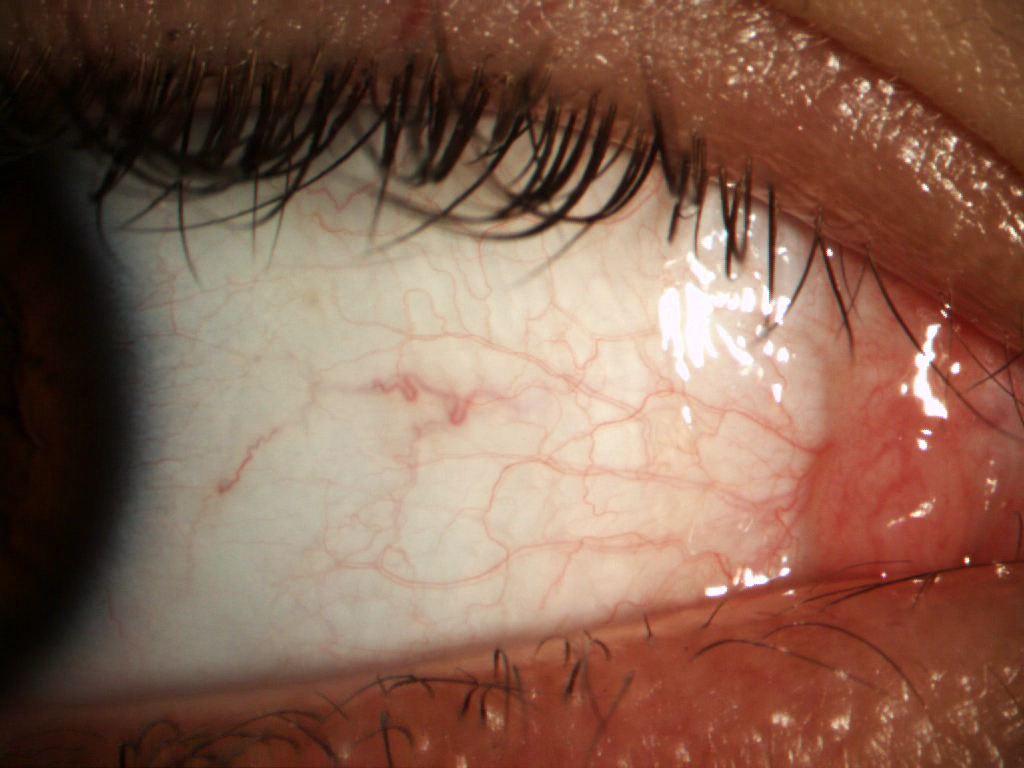
#> input picture dataset/BN_15_1.BMP, 1024 x 768 px
$ python -i enhancement.py   (imports and definitions only)
#> lines starting #> are read from the running program, lines starting #| are printed output that depends on the picture; after the words box and inside, x2 and y2 are one past the last pixel; in counts of white or black regions, pixels touching at a corner belong together
#> further down, picture is the input picture: shape (768, 1024, 3); mean B, G, R 80.6, 97.9, 133.3
import pdb
import numpy as np
import cv2

max_binary_value = 255

def power_law(im,gamma):      #descartado
    im = im.astype(float)
    min_im, max_im = np.min(im), np.max(im)
    im = (im - min_im) / (max_im - min_im)
    return (255*np.power(im,gamma)).astype(np.uint8)

def adjust_gamma(image, gamma=1.0):  #descartado
	table = np.array([((i / 255.0) ** gamma) * 255
		for i in np.arange(0, 256)]).astype("uint8")
	return cv2.LUT(image, table)

def prueba(img):  #descartado
    lab_img = cv2.cvtColor(img, cv2.COLOR_BGR2LAB)
    if np.mean(lab_img[:,:,0])<100:
        img = adjust_gamma(img,0.5)
    return(img)


def colour_constancy(img):  #descartado
    img = (255/np.max(img))*img
    return img

def histogram_eq(img):

    ycrcb_img = cv2.cvtColor(img, cv2.COLOR_BGR2YCrCb)
    ycrcb_img[:, :, 0] = cv2.equalizeHist(ycrcb_img[:, :, 0])
    equalized_img = cv2.cvtColor(ycrcb_img, cv2.COLOR_YCrCb2BGR)
    return equalized_img

def shine_removal(img):
    aux = np.ones((img.shape[0],img.shape[1]))
    lab_img = cv2.cvtColor(img, cv2.COLOR_BGR2LAB)
#> lab_img: shape (768, 1024, 3); mean of channels 0, 1, 2 111.9, 140.4, 144
    mask = cv2.threshold(lab_img[:,:,0], 240, max_binary_value, cv2.THRESH_BINARY)[1]
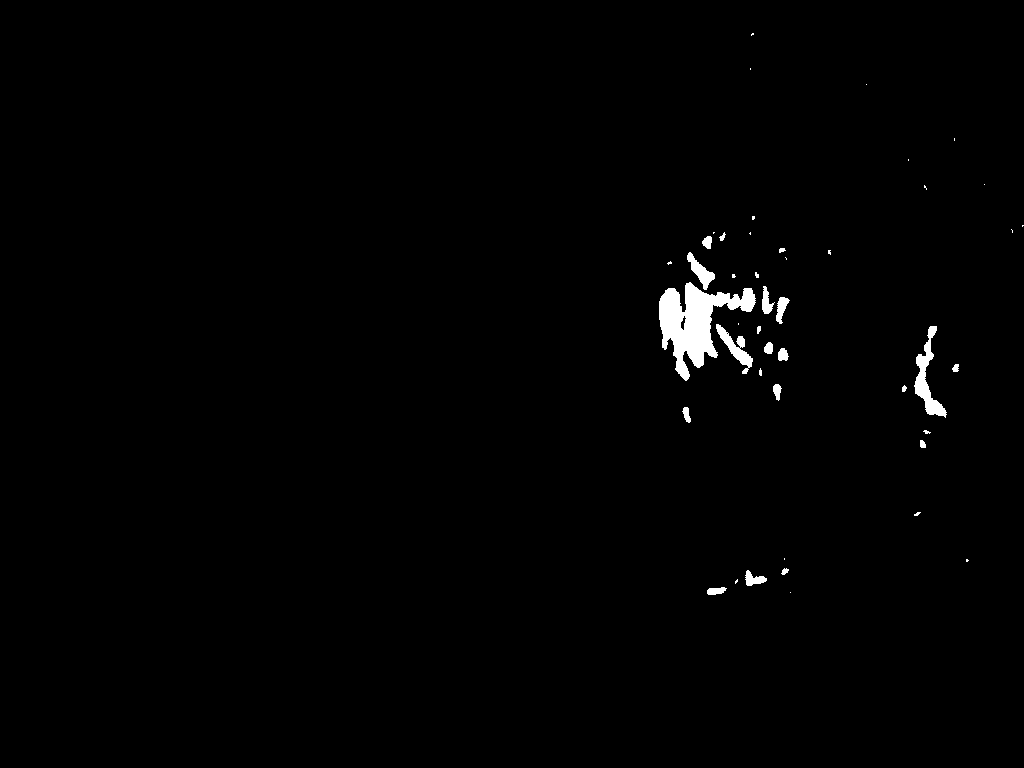
#> mask: shape (768, 1024); 0.97% white; 45 white regions (25 under 20 px), largest, box (x1, y1, x2, y2) and area: (659, 282, 756, 381) 4123, (914, 326, 947, 418) 975, (716, 324, 753, 374) 570
    mask = cv2.dilate(src=mask, kernel=np.ones((3, 3)), iterations=5)
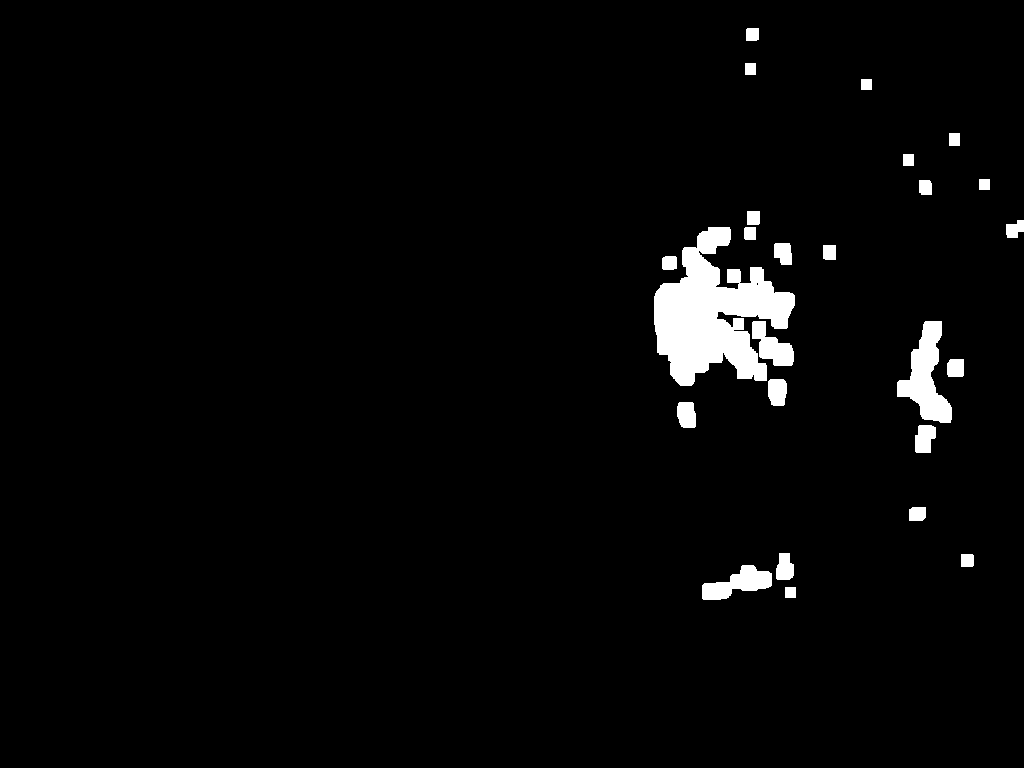
#> mask: shape (768, 1024); 2.8% white; 25 white regions, largest, box (x1, y1, x2, y2) and area: (654, 227, 795, 386) 11965, (897, 321, 952, 423) 2731, (702, 565, 772, 600) 1313
    ii,jj = np.where(mask!=0)
    aux[ii,jj]=0
    return(aux)

>>> import cv2
>>> picture = cv2.imread('../dataset/BN_15_1.BMP')
>>> result = shine_removal(picture)

$ run again, on dataset/BN_19_1.BMP
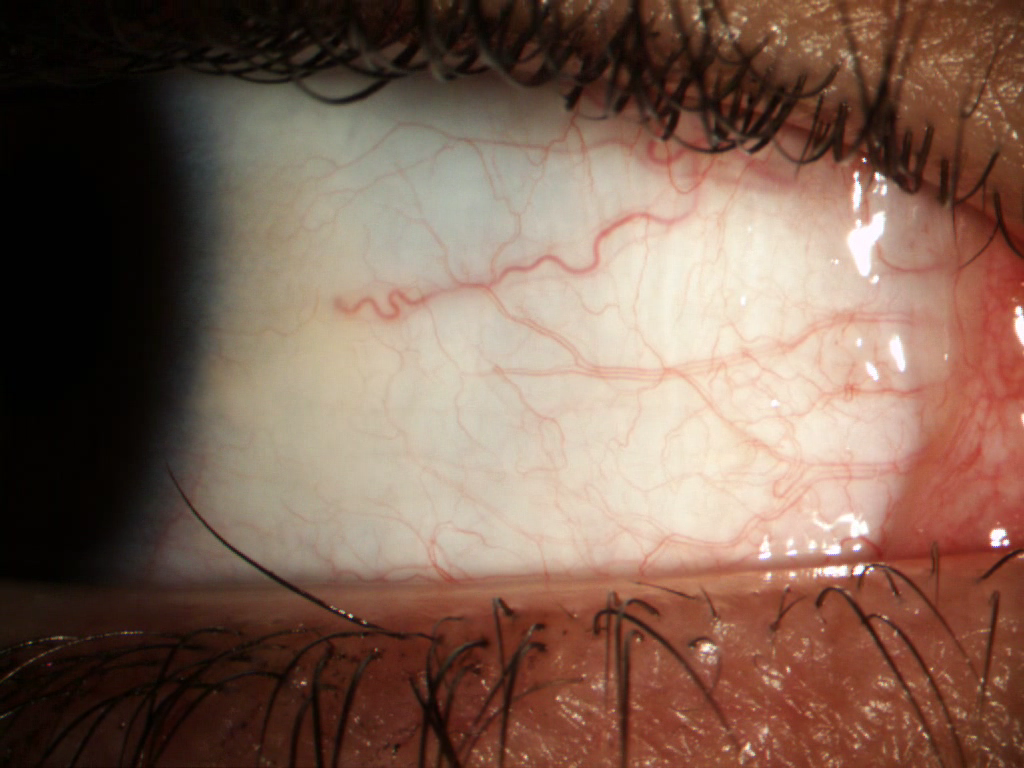
#> input picture dataset/BN_19_1.BMP, 1024 x 768 px
#> picture is the input picture: shape (768, 1024, 3); mean B, G, R 84, 98.5, 126.1
#> lab_img: shape (768, 1024, 3); mean of channels 0, 1, 2 109.3, 137.3, 140.7
#> in shine_removal, `mask = cv2.threshold(lab_img[:,:,0], 240, max_binary_value, cv2.THRESH..`:
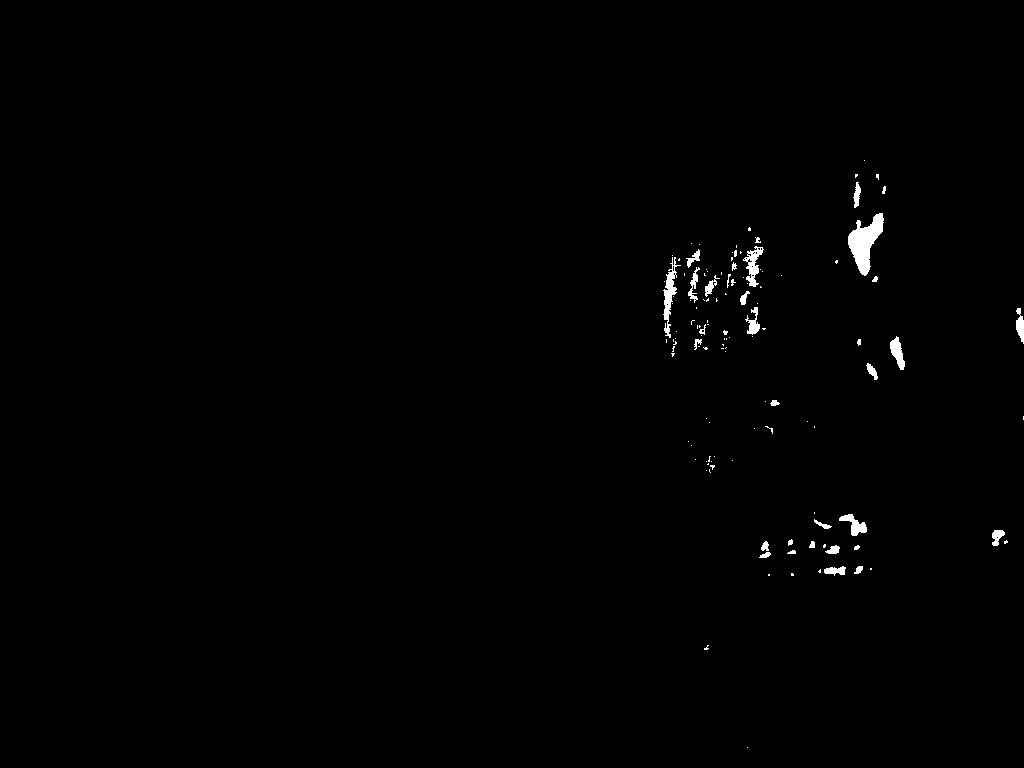
#> mask: shape (768, 1024); 0.62% white; 123 white regions (90 under 20 px), largest, box (x1, y1, x2, y2) and area: (848, 213, 884, 276) 1126, (663, 257, 681, 338) 487, (743, 246, 764, 287) 362
#> in shine_removal, `mask = cv2.dilate(src=mask, kernel=np.ones((3, 3)), iterations=5)`:
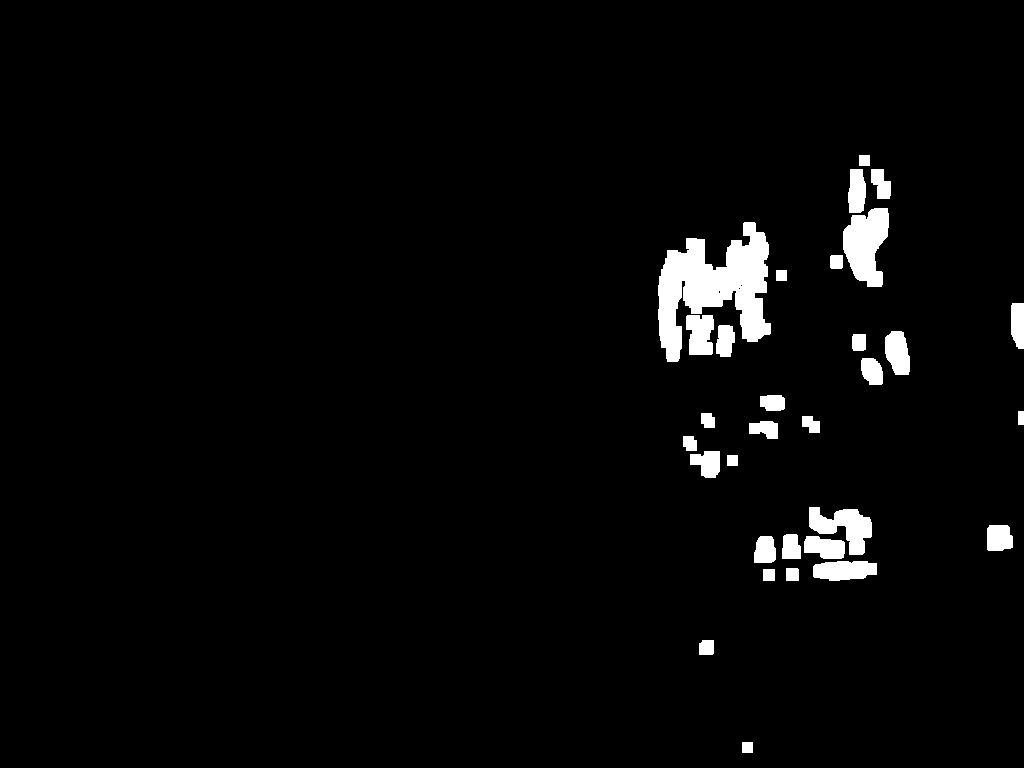
#> mask: shape (768, 1024); 3% white; 31 white regions, largest, box (x1, y1, x2, y2) and area: (658, 222, 771, 362) 8151, (843, 208, 889, 287) 2489, (809, 507, 872, 555) 1612
